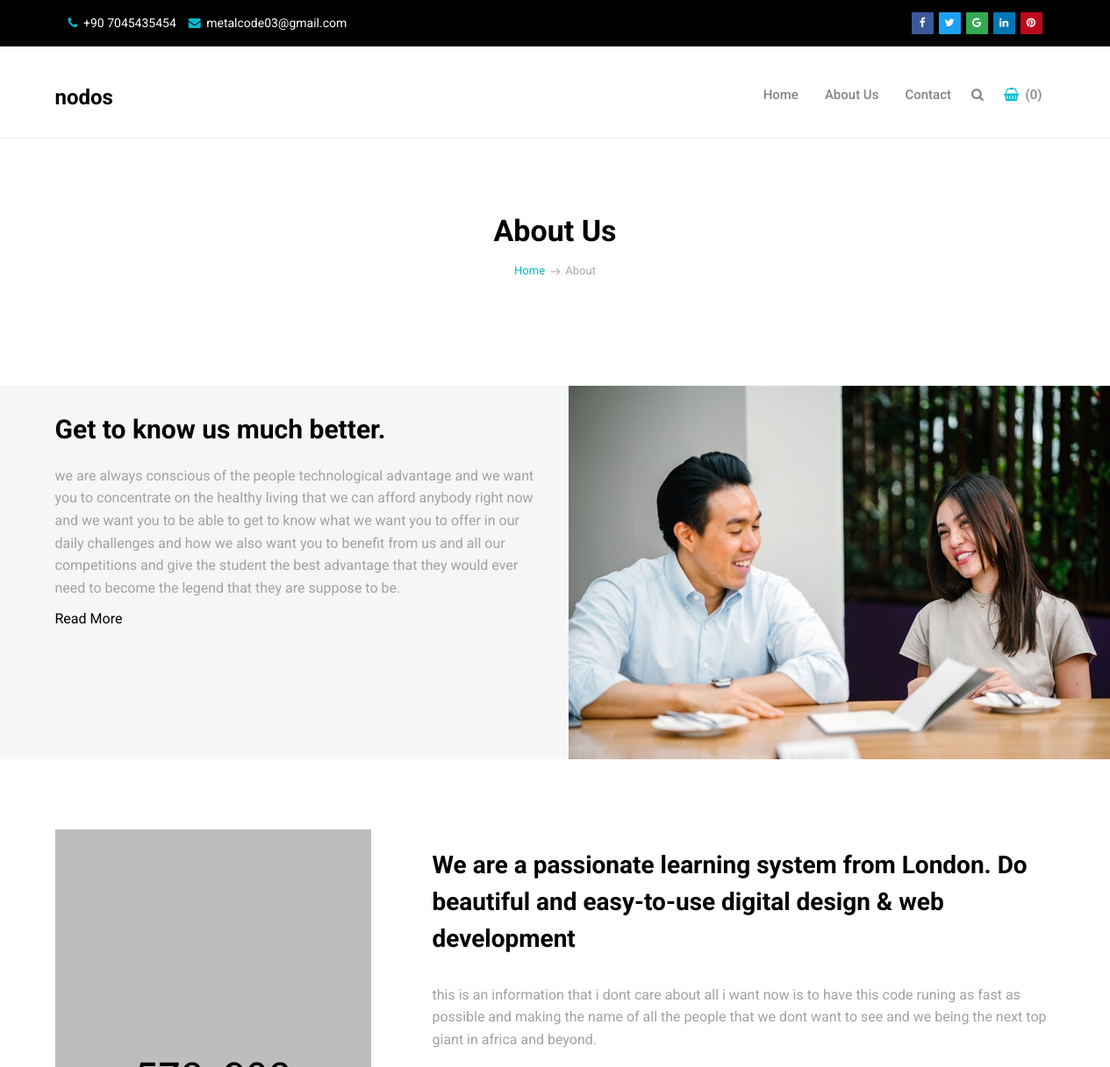
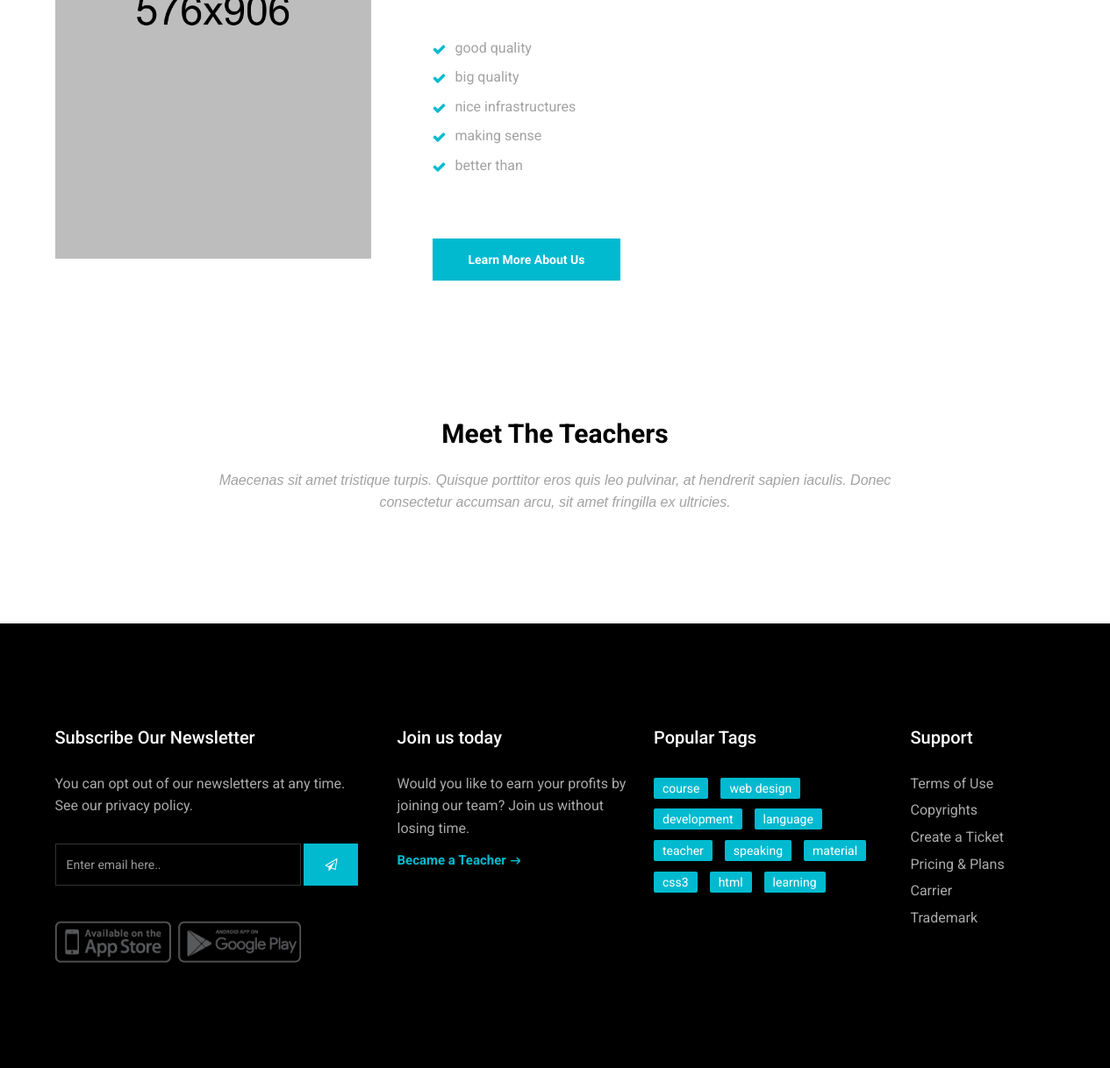
The app's page /nodos/about with its own data (2 pictures, top to bottom).
### school_app/models.py (models this page shows, shortened)
class SchoolInformation(models.Model):
    school = models.ForeignKey(School, on_delete=models.CASCADE)
    mail = models.EmailField(unique=True, blank=True)
    phone_number = models.IntegerField(blank=True)
    class Meta:
        verbose_name_plural = 'School Information'

class SocialLink(models.Model):
    school_info = models.ForeignKey(SchoolInformation, on_delete=models.CASCADE)
    social_urls = models.CharField(max_length=400)
    social_class = models.CharField(max_length=50)
    class Meta:
        verbose_name_plural = 'Social Links'

class School(models.Model):
    name = models.CharField(max_length=40, blank=True)
    logo = models.ImageField(upload_to='profilio/logo', blank=True)
    description = models.TextField(blank=True)
    template_path = models.CharField(
        max_length=30, blank=True, default='default')
    slug = models.SlugField(blank=True)
    class Meta:
        verbose_name = 'Schools'
        verbose_name_plural = verbose_name
    def get_index_url(self):
        return reverse("schoolapp:index", kwargs={
            'slug': self.slug
        })

class AboutSchool(models.Model):
    school = models.ForeignKey(School, on_delete=models.CASCADE)
    subtitle = models.CharField(max_length=120, blank=True)
    image = models.ImageField(upload_to='school/feature/image', blank=True)
    about = models.TextField(blank=True)
    class Meta:
        verbose_name_plural = 'School About'

class Personals(models.Model):
    school = models.ForeignKey(School, on_delete=models.CASCADE)
    title = models.CharField(max_length=255, blank=True)
    description = models.TextField(blank=True)
    image = models.ImageField(upload_to='personals', blank=True)
    class Meta:
        verbose_name_plural = 'Personals'

class SingleFeature(models.Model):
    personal = models.ForeignKey(Personals, on_delete=models.CASCADE)
    feature = models.CharField(max_length=230)
    class Meta:
        verbose_name_plural = 'Single Feature'

### school_app/views.py (the view)
# urls.py: path('about', v.aboutus, name='about'),
def aboutus(request, slug):
    school = School.objects.get(slug=slug)
    school_home = SchoolHomePage.objects.get(school=school)
    personals = Personals.objects.get(school=school)
    aboutschool = AboutSchool.objects.get(school=school)
    singlefeature = SingleFeature.objects.filter(personal=personals)
    schoolinfo = SchoolInformation.objects.get(school=school)
    social_link = SocialLink.objects.filter(school_info=schoolinfo)
    schoolteacher = SchoolTeacher.objects.filter(school=school)
    context = {
        'about': aboutschool,
        'schoolinfo': schoolinfo,
        'school': school,
        'school_home': school_home,
        'schoolteacher': schoolteacher,
        'social_link': social_link,
        'personals': personals,
        'singlefeature': singlefeature[:5],
    }
    return render(request, f'school/temp/{school.template_path}/aboutus.html', context)

### school_app/templates/school/temp/edulogy/aboutus.html (shortened to what this page needs)
{% extends "school/temp/edulogy/base/base.html" %}
{% load static %}
{% block mainbody %}
<section class="section lb p120">
    <div class="container">
        <div class="row">
            <div class="col-md-12">
                <div class="tagline-message page-title text-center">
                    <h3>About Us</h3>
                    <ul class="breadcrumb">
                        <li><a href="javascript:void(0)">Home</a></li>
                        <li class="active">About</li>
                    </ul>
                </div>
            </div>
        </div>
    </div>
</section>
<section class="w3l-wecome-content-6">
    <div class="ab-content-6-mian py-5">
        <div class="container py-lg-5">
            <div class="welcome-grids row">
                <div class="col-lg-6 mb-lg-0 mb-5">
                    <h3 style="font-weight: 700; font-size: 30px; line-height: 2;">
                        {{about.subtitle}}
                    </h3>
                    <p class="my-4">{{about.about}}</p>
                    <div class="button-4-pink">
                        <a href="about"> Read More</a>
                    </div>
                </div>
                <div class="col-lg-6 welcome-image">
                    <img src="{% static 'templates/edulogy/images/ab.jpg' %}" class="img-fluid" alt="" />
                </div>
            </div>
        </div>
    </div>
</section>
<section class="section">
    <div class="container">
        <div class="row">
            <div class="col-md-4 hidden-sm hidden-xs">
                <div class="custom-module">
                    <img src="{% static 'templates/edulogy/upload/device_01.png' %}" alt=""
                        class="img-responsive wow slideInLeft">
                </div>
            </div>
            <div class="col-md-8">
                <div class="custom-module p40l">
                    <h2>{{personals.title}}</h2>
                    <p>{{personals.description}}</p>
                    <div class="row">
                        <div class="col-lg-4 col-md-4 col-sm-4 col-xs-12 first">
                            <ul class="check">
                                {% for feature in singlefeature %}
                                <li>{{feature.feature}}</li>
                                {% endfor %}
                            </ul>
                        </div>
                    </div>
                    <div class="btn-wrapper">
                        <a href="#" class="btn btn-primary">Learn More About us</a>
                    </div>
                </div>
            </div>
        </div>
    </div>
</section>
<section class="section">
    <div class="container">
        <div class="section-title text-center">
            <h3>Meet The Teachers</h3>
            <p>Maecenas sit amet tristique turpis. Quisque porttitor eros quis leo pulvinar, at hendrerit
                sapien iaculis. Donec consectetur accumsan arcu, sit amet fringilla ex ultricies.</p>
        </div>
    </div>
</section>
{% endblock mainbody %}

### school_app/templates/school/temp/edulogy/base/base.html (shortened to what this page needs)
{% load static %}
<!DOCTYPE html>
<html lang="en">
<head>
    {% include "school/temp/edulogy/base/head.html" %}
</head>
<body>
    <div class="wrapper">
        {% if codex %}
            {% include "school/temp/edulogy/base/navbar.html" %}
        {% else %}
            {% include "school/temp/edulogy/base/regular_nav.html" %}
        {% endif %}
        {% block mainbody %}
        {% endblock mainbody %}
        {% include "school/temp/edulogy/base/footer.html" %}
    </div>
</body>
</html>

### school_app/templates/school/temp/edulogy/base/head.html (shortened to what this page needs)
{% load static %}
<link rel="stylesheet" href="{% static 'templates/edulogy/css/bootstrap.min.css' %}">
<link rel="stylesheet" href="{% static 'templates/edulogy/css/font-awesome.min.css' %}">
<link rel="stylesheet" href="{% static 'templates/edulogy/css/carousel.css' %}">
<link rel="stylesheet" href="{% static 'templates/edulogy/css/animate.css' %}">
<link rel="stylesheet" href="{% static 'templates/edulogy/style.css' %}">

### school_app/templates/school/temp/edulogy/base/preloader.html (shortened to what this page needs)
{% load static %}

### school_app/templates/school/temp/edulogy/base/modal_login.html (shortened to what this page needs)
{% load static %}

### school_app/templates/school/temp/edulogy/base/regular_nav.html (shortened to what this page needs)
{% load static %}
<header class="header header-normal">
    <div class="topbar clearfix">
        <div class="container">
            <div class="row-fluid">
                <div class="col-md-6 col-sm-6 text-left">
                    <p>
                        <strong><i class="fa fa-phone"></i></strong> +90 {{schoolinfo.phone_number}} &nbsp;&nbsp;
                        <strong><i class="fa fa-envelope"></i></strong> <a href="mailto:#">{{schoolinfo.mail}}</a>
                    </p>
                </div>
                <div class="col-md-6 col-sm-6 hidden-xs text-right">
                    <div class="social">
                        {% for links in social_link %}
                        <a class="{{links.social_class}}" href="{{links.social_urls}}" data-tooltip="tooltip"
                            data-placement="bottom" title="Facebook"><i class="fa fa-{{links.social_class}}"></i></a>
                        {% endfor %}
                    </div>
                </div>
            </div>
        </div>
    </div>
    <div class="container">
        <nav class="navbar navbar-default yamm">
            <div class="navbar-header">
                <div class="logo-normal">
                    <a class="navbar-brand" href="{{ school.get_index_url }}">
                        {% if school.logo %}
                        <img src="{% static 'templates/edulogy/images/logo-dark.png' %}" alt="">
                        {% else %}
                        <h3 style="color: black; font-weight:700; margin-top:10px;">{{school.slug}}</h3>
                        {% endif %}
                    </a>
                </div>
            </div>
            <div id="navbar" class="navbar-collapse collapse">
                <ul class="nav navbar-nav navbar-right">
                    <li><a href="{{ school.get_index_url }}">Home</a></li>
                    <li><a href="{{ school.get_index_url }}about">About Us</a></li>
                    <li><a href="contactus">Contact</a></li>
                    <li class="iconitem"><a href="#" data-toggle="modal" data-target="#login-modal"><i
                                class="fa fa-search"></i></a></li>
                    <li class="iconitem"><a class="shopicon" href="shop-cart.html"><i class="fa fa-shopping-basket"></i>
                            &nbsp;(0)</a></li>
                </ul>
            </div>
        </nav>
    </div>
</header>

### school_app/templates/school/temp/edulogy/base/footer.html
{% load static %}
<footer class="section footer noover">
    <div class="container">
        <div class="row">
            <div class="col-lg-4 col-md-4">
                <div class="widget clearfix">
                    <h3 class="widget-title">Subscribe Our Newsletter</h3>
                    <div class="newsletter-widget">
                        <p>You can opt out of our newsletters at any time.<br> See our <a href="#">privacy policy</a>.
                        </p>
                        <form class="form-inline" role="search">
                            <div class="form-1">
                                <input type="text" class="form-control" placeholder="Enter email here..">
                                <button type="submit" class="btn btn-primary"><i
                                        class="fa fa-paper-plane-o"></i></button>
                            </div>
                        </form>
                        <img src="{% static 'templates/edulogy/images/payments.png' %}" alt="" class="img-responsive">
                    </div>
                </div>
            </div>
            <div class="col-lg-3 col-md-3">
                <div class="widget clearfix">
                    <h3 class="widget-title">Join us today</h3>
                    <p>Would you like to earn your profits by joining our team? Join us without losing time.</p>
                    <a href="#" class="readmore">Became a Teacher</a>
                </div>
            </div>
            <div class="col-lg-3 col-md-3">
                <div class="widget clearfix">
                    <h3 class="widget-title">Popular Tags</h3>
                    <div class="tags-widget">
                        <ul class="list-inline">
                            <li><a href="#">course</a></li>
                            <li><a href="#">web design</a></li>
                            <li><a href="#">development</a></li>
                            <li><a href="#">language</a></li>
                            <li><a href="#">teacher</a></li>
                            <li><a href="#">speaking</a></li>
                            <li><a href="#">material</a></li>
                            <li><a href="#">css3</a></li>
                            <li><a href="#">html</a></li>
                            <li><a href="#">learning</a></li>
                        </ul>
                    </div>
                </div>
            </div>
            <div class="col-lg-2 col-md-2">
                <div class="widget clearfix">
                    <h3 class="widget-title">Support</h3>
                    <div class="list-widget">
                        <ul>
                            <li><a href="#">Terms of Use</a></li>
                            <li><a href="#">Copyrights</a></li>
                            <li><a href="#">Create a Ticket</a></li>
                            <li><a href="#">Pricing & Plans</a></li>
                            <li><a href="#">Carrier</a></li>
                            <li><a href="#">Trademark</a></li>
                        </ul>
                    </div>
                </div>
            </div>
        </div>
    </div>
</footer>

### school_app/templates/school/temp/edulogy/base/scripts.html (shortened to what this page needs)
{% load static %}

### records on screen
SchoolInformation: phone_number "7045435454", mail "metalcode03@gmail.com"
School: slug "nodos"
AboutSchool: subtitle "Get to know us much better.", about "we are always conscious of the people technological advantage and we want you to concentrate on the healthy living that we can afford anybody right now and we want you to be able to get to know what we want you to offer in our daily challenges and how we also want you to benefit from us and all our competitions and give the student the best advantage that they would ever need to become the legend that they are suppose to be."
Personals: title "We are a passionate learning system from London. Do beautiful and easy-to-use digital design & web development", description "this is an information that i dont care about all i want now is to have this code runing as fast as possible and making the name of all the people that we dont want to see and we being the next top giant in africa and beyond."
SingleFeature: feature "good quality"
SingleFeature: feature "big quality"
SingleFeature: feature "nice infrastructures"
SingleFeature: feature "making sense"
SingleFeature: feature "better than"
